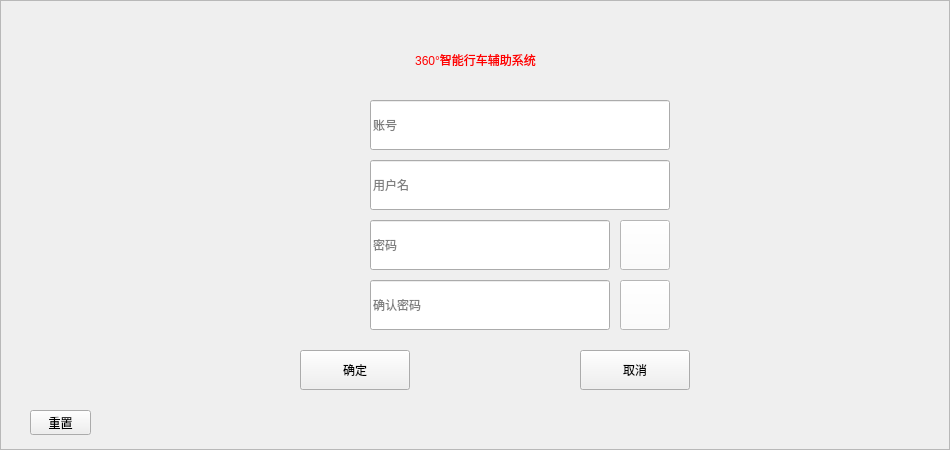
<?xml version="1.0" encoding="UTF-8"?>
<ui version="4.0">
 <class>RegistWin</class>
 <widget class="QWidget" name="RegistWin">
  <property name="geometry">
   <rect>
    <x>0</x>
    <y>0</y>
    <width>950</width>
    <height>450</height>
   </rect>
  </property>
  <property name="windowTitle">
   <string>Form</string>
  </property>
  <property name="styleSheet">
   <string notr="true"/>
  </property>
  <widget class="QFrame" name="frame1">
   <property name="geometry">
    <rect>
     <x>0</x>
     <y>0</y>
     <width>950</width>
     <height>450</height>
    </rect>
   </property>
   <property name="styleSheet">
    <string notr="true">#frame1{
	 border-image: url(:/images/background.png); 
}
</string>
   </property>
   <property name="frameShape">
    <enum>QFrame::StyledPanel</enum>
   </property>
   <property name="frameShadow">
    <enum>QFrame::Raised</enum>
   </property>
   <widget class="QLabel" name="account_label">
    <property name="geometry">
     <rect>
      <x>300</x>
      <y>100</y>
      <width>50</width>
      <height>50</height>
     </rect>
    </property>
    <property name="maximumSize">
     <size>
      <width>100</width>
      <height>100</height>
     </size>
    </property>
    <property name="styleSheet">
     <string notr="true"/>
    </property>
    <property name="text">
     <string/>
    </property>
    <property name="pixmap">
     <pixmap resource="resources.qrc">:/images/用户/注册.png</pixmap>
    </property>
    <property name="scaledContents">
     <bool>true</bool>
    </property>
   </widget>
   <widget class="QLabel" name="name_label">
    <property name="geometry">
     <rect>
      <x>300</x>
      <y>160</y>
      <width>50</width>
      <height>50</height>
     </rect>
    </property>
    <property name="maximumSize">
     <size>
      <width>50</width>
      <height>50</height>
     </size>
    </property>
    <property name="styleSheet">
     <string notr="true"/>
    </property>
    <property name="text">
     <string/>
    </property>
    <property name="pixmap">
     <pixmap resource="resources.qrc">:/images/用户/昵称.png</pixmap>
    </property>
    <property name="scaledContents">
     <bool>true</bool>
    </property>
   </widget>
   <widget class="QLabel" name="pwd_label">
    <property name="geometry">
     <rect>
      <x>300</x>
      <y>220</y>
      <width>50</width>
      <height>50</height>
     </rect>
    </property>
    <property name="minimumSize">
     <size>
      <width>0</width>
      <height>0</height>
     </size>
    </property>
    <property name="maximumSize">
     <size>
      <width>50</width>
      <height>50</height>
     </size>
    </property>
    <property name="styleSheet">
     <string notr="true"/>
    </property>
    <property name="text">
     <string/>
    </property>
    <property name="pixmap">
     <pixmap resource="resources.qrc">:/images/用户/密码.png</pixmap>
    </property>
    <property name="scaledContents">
     <bool>true</bool>
    </property>
   </widget>
   <widget class="QLabel" name="rpwd_label">
    <property name="geometry">
     <rect>
      <x>300</x>
      <y>280</y>
      <width>50</width>
      <height>50</height>
     </rect>
    </property>
    <property name="maximumSize">
     <size>
      <width>50</width>
      <height>50</height>
     </size>
    </property>
    <property name="styleSheet">
     <string notr="true"/>
    </property>
    <property name="text">
     <string/>
    </property>
    <property name="pixmap">
     <pixmap resource="resources.qrc">:/images/用户/再输密码.png</pixmap>
    </property>
    <property name="scaledContents">
     <bool>true</bool>
    </property>
   </widget>
   <widget class="QLineEdit" name="account_lineEdit">
    <property name="geometry">
     <rect>
      <x>370</x>
      <y>100</y>
      <width>300</width>
      <height>50</height>
     </rect>
    </property>
    <property name="text">
     <string/>
    </property>
    <property name="placeholderText">
     <string>账号</string>
    </property>
   </widget>
   <widget class="QLineEdit" name="name_lineEdit">
    <property name="geometry">
     <rect>
      <x>370</x>
      <y>160</y>
      <width>300</width>
      <height>50</height>
     </rect>
    </property>
    <property name="text">
     <string/>
    </property>
    <property name="echoMode">
     <enum>QLineEdit::Normal</enum>
    </property>
    <property name="placeholderText">
     <string>用户名</string>
    </property>
   </widget>
   <widget class="QLineEdit" name="pwd_lineEdit">
    <property name="geometry">
     <rect>
      <x>370</x>
      <y>220</y>
      <width>240</width>
      <height>50</height>
     </rect>
    </property>
    <property name="echoMode">
     <enum>QLineEdit::Password</enum>
    </property>
    <property name="placeholderText">
     <string>密码</string>
    </property>
   </widget>
   <widget class="QLineEdit" name="rpwd_lineEdit">
    <property name="geometry">
     <rect>
      <x>370</x>
      <y>280</y>
      <width>240</width>
      <height>50</height>
     </rect>
    </property>
    <property name="echoMode">
     <enum>QLineEdit::Password</enum>
    </property>
    <property name="placeholderText">
     <string>确认密码</string>
    </property>
   </widget>
   <widget class="QPushButton" name="ok_pushButton">
    <property name="geometry">
     <rect>
      <x>300</x>
      <y>350</y>
      <width>110</width>
      <height>40</height>
     </rect>
    </property>
    <property name="styleSheet">
     <string notr="true">font: 24pt &quot;Ubuntu&quot;;</string>
    </property>
    <property name="text">
     <string>确定</string>
    </property>
   </widget>
   <widget class="QPushButton" name="cancel_pushButton">
    <property name="geometry">
     <rect>
      <x>580</x>
      <y>350</y>
      <width>110</width>
      <height>40</height>
     </rect>
    </property>
    <property name="styleSheet">
     <string notr="true">font: 24pt &quot;Ubuntu&quot;;</string>
    </property>
    <property name="text">
     <string>取消</string>
    </property>
   </widget>
   <widget class="QPushButton" name="eyeBtn">
    <property name="geometry">
     <rect>
      <x>620</x>
      <y>220</y>
      <width>50</width>
      <height>50</height>
     </rect>
    </property>
    <property name="styleSheet">
     <string notr="true">background-color: rgb(255, 255, 255);</string>
    </property>
    <property name="text">
     <string/>
    </property>
    <property name="icon">
     <iconset resource="resources.qrc">
      <normaloff>:/images/用户/unvisible.png</normaloff>
      <normalon>:/images/用户/visible.png</normalon>:/images/用户/unvisible.png</iconset>
    </property>
    <property name="iconSize">
     <size>
      <width>35</width>
      <height>35</height>
     </size>
    </property>
   </widget>
   <widget class="QPushButton" name="eyeBtn_2">
    <property name="geometry">
     <rect>
      <x>620</x>
      <y>280</y>
      <width>50</width>
      <height>50</height>
     </rect>
    </property>
    <property name="styleSheet">
     <string notr="true">background-color: rgb(255, 255, 255);</string>
    </property>
    <property name="text">
     <string/>
    </property>
    <property name="icon">
     <iconset resource="resources.qrc">
      <normaloff>:/images/用户/unvisible.png</normaloff>
      <normalon>:/images/用户/visible.png</normalon>:/images/用户/unvisible.png</iconset>
    </property>
    <property name="iconSize">
     <size>
      <width>35</width>
      <height>35</height>
     </size>
    </property>
   </widget>
   <widget class="QPushButton" name="pushButton">
    <property name="geometry">
     <rect>
      <x>30</x>
      <y>410</y>
      <width>61</width>
      <height>25</height>
     </rect>
    </property>
    <property name="text">
     <string>重置</string>
    </property>
   </widget>
   <widget class="QLabel" name="title_label">
    <property name="geometry">
     <rect>
      <x>20</x>
      <y>20</y>
      <width>911</width>
      <height>79</height>
     </rect>
    </property>
    <property name="styleSheet">
     <string notr="true">font: 18pt &quot;Ubuntu&quot;;
color: qconicalgradient(cx:0.5, cy:0.5, angle:0, stop:0 rgba(255, 255, 255, 255), stop:0.373979 rgba(255, 255, 255, 255), stop:0.373991 rgba(33, 30, 255, 255), stop:0.624018 rgba(33, 30, 255, 255), stop:0.624043 rgba(255, 0, 0, 255), stop:1 rgba(255, 0, 0, 255));</string>
    </property>
    <property name="text">
     <string>360°智能行车辅助系统</string>
    </property>
    <property name="alignment">
     <set>Qt::AlignCenter</set>
    </property>
   </widget>
   <zorder>name_label</zorder>
   <zorder>pwd_label</zorder>
   <zorder>rpwd_label</zorder>
   <zorder>account_lineEdit</zorder>
   <zorder>name_lineEdit</zorder>
   <zorder>pwd_lineEdit</zorder>
   <zorder>rpwd_lineEdit</zorder>
   <zorder>ok_pushButton</zorder>
   <zorder>cancel_pushButton</zorder>
   <zorder>account_label</zorder>
   <zorder>eyeBtn</zorder>
   <zorder>eyeBtn_2</zorder>
   <zorder>pushButton</zorder>
   <zorder>title_label</zorder>
  </widget>
 </widget>
 <resources>
  <include location="resources.qrc"/>
 </resources>
 <connections/>
</ui>
